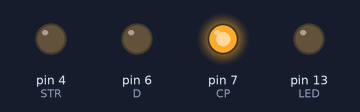
The sketch below on a simulated Arduino Uno, built with avr-gcc and run on an emulated ATmega328P. Parts: output pins drawn as LEDs (lit = HIGH).

Above: at 0.01 s.
At 3.1 s:
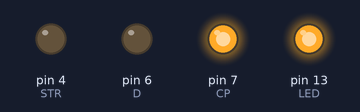
At 6.4 s:
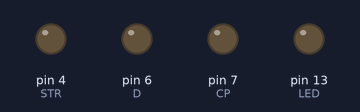
At 8.1 s:
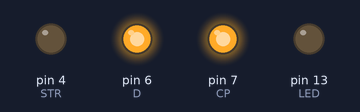
At 9.4 s:
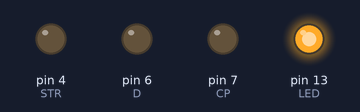
At 12.8 s:
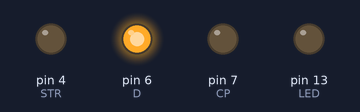
Timing chart, 0 to 14.3 s (numbered marks = the images above):
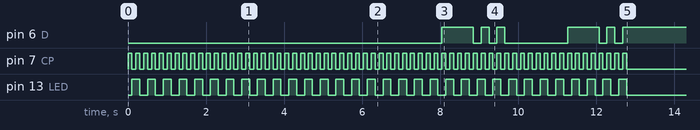

The sketch:

code_tablo_2.ino
```cpp
const char D = 6;   //serial        *output
const char OE = 3;  //output enable *output
const char STR = 4; // strobe       *output
const char CP = 7;  //clock         *output
const char LED = 13;
bool stateD = 0;
bool stateOE = 1;
bool stateSTR = 1;
bool stateCP = 0;
bool stateLED = 0;
long long a;


void ledSend() {
  if (stateLED) {
    digitalWrite(LED, LOW);
    stateLED = 0;
  } else {
    digitalWrite(LED, HIGH);
    stateLED = 1;
  }
  delay(1);
}
void dataDown() {
  digitalWrite(D, LOW);
  stateD = 0;
  delay(1);
}

void dataUp() {
  digitalWrite(D, HIGH);
  stateD = 1;
  delay(1);
}


void clockDown() {
  digitalWrite(CP, LOW);
  stateCP = 0;
  ledSend();
  delay(100);
}

void clockUp() {
  digitalWrite(CP, HIGH);
  stateCP = 1;
  delay(100);
}

void numSend1() {
  dataDown();
  clockUp(); clockDown();
  clockUp(); clockDown();
  clockUp(); clockDown();
  clockUp(); clockDown();
  clockUp(); clockDown();
  clockUp(); clockDown();
  clockUp(); clockDown();
  clockUp(); clockDown();
  dataUp();
  clockUp(); clockDown();
  clockUp(); clockDown();
  clockUp(); clockDown();
  clockUp(); clockDown();
  dataDown();
  clockUp(); clockDown();
  dataUp();
  clockUp(); clockDown();
  dataDown();
  clockUp(); clockDown();
  dataUp();
  clockUp(); clockDown();

}
void setup() {
  Serial.begin(9600);


  pinMode(D, OUTPUT);
  pinMode(OE, OUTPUT);
  pinMode(STR, OUTPUT);
  pinMode(CP, OUTPUT);
  pinMode(LED, OUTPUT);

  dataDown();
  for (char i = 0; i < 32; i++) {
    clockUp();
    clockDown();
  }
  numSend1();
  numSend1();
}

void loop() {


}
```
